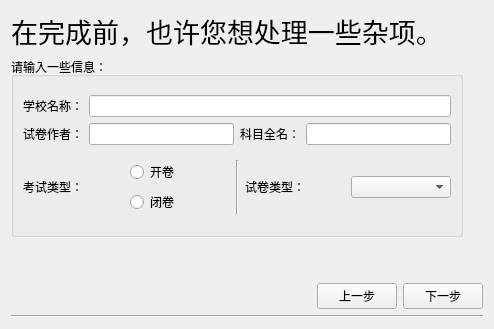
     <widget class="QWidget" name="other">
      <layout class="QHBoxLayout" name="horizontalLayout_45">
       <item>
        <layout class="QVBoxLayout" name="verticalLayout_29">
         <item>
          <layout class="QVBoxLayout" name="verticalLayout_21">
           <item>
            <layout class="QVBoxLayout" name="verticalLayout_20">
             <item>
              <layout class="QHBoxLayout" name="horizontalLayout_42">
               <item>
                <widget class="QLabel" name="label_15">
                 <property name="font">
                  <font>
                   <family>宋体</family>
                   <pointsize>20</pointsize>
                  </font>
                 </property>
                 <property name="text">
                  <string>在完成前，也许您想处理一些杂项。</string>
                 </property>
                 <property name="textFormat">
                  <enum>Qt::RichText</enum>
                 </property>
                 <property name="alignment">
                  <set>Qt::AlignCenter</set>
                 </property>
                </widget>
               </item>
               <item>
                <spacer name="horizontalSpacer_10">
                 <property name="orientation">
                  <enum>Qt::Horizontal</enum>
                 </property>
                 <property name="sizeHint" stdset="0">
                  <size>
                   <width>40</width>
                   <height>20</height>
                  </size>
                 </property>
                </spacer>
               </item>
              </layout>
             </item>
             <item>
              <layout class="QHBoxLayout" name="horizontalLayout_43">
               <item>
                <widget class="QGroupBox" name="groupBox_5">
                 <property name="title">
                  <string>请输入一些信息：</string>
                 </property>
                 <layout class="QHBoxLayout" name="horizontalLayout_53">
                  <item>
                   <layout class="QVBoxLayout" name="verticalLayout_31">
                    <item>
                     <layout class="QVBoxLayout" name="verticalLayout_19">
                      <item>
                       <layout class="QHBoxLayout" name="horizontalLayout_39">
                        <item>
                         <widget class="QLabel" name="label_17">
                          <property name="text">
                           <string>学校名称：</string>
                          </property>
                         </widget>
                        </item>
                        <item>
                         <widget class="QLineEdit" name="lineEdit_school"/>
                        </item>
                       </layout>
                      </item>
                      <item>
                       <layout class="QHBoxLayout" name="horizontalLayout_40">
                        <item>
                         <widget class="QLabel" name="label_18">
                          <property name="text">
                           <string>试卷作者：</string>
                          </property>
                         </widget>
                        </item>
                        <item>
                         <widget class="QLineEdit" name="lineEdit_author"/>
                        </item>
                        <item>
                         <widget class="QLabel" name="label_23">
                          <property name="text">
                           <string>科目全名：</string>
                          </property>
                         </widget>
                        </item>
                        <item>
                         <widget class="QLineEdit" name="lineEdit_paper_name"/>
                        </item>
                       </layout>
                      </item>
                     </layout>
                    </item>
                    <item>
                     <layout class="QHBoxLayout" name="horizontalLayout_52">
                      <item>
                       <layout class="QHBoxLayout" name="horizontalLayout_51">
                        <item>
                         <widget class="QLabel" name="label_22">
                          <property name="text">
                           <string>考试类型：</string>
                          </property>
                         </widget>
                        </item>
                        <item>
                         <layout class="QVBoxLayout" name="verticalLayout_7">
                          <item>
                           <widget class="QRadioButton" name="radioButton_open">
                            <property name="text">
                             <string>开卷</string>
                            </property>
                           </widget>
                          </item>
                          <item>
                           <widget class="QRadioButton" name="radioButton_close">
                            <property name="text">
                             <string>闭卷</string>
                            </property>
                           </widget>
                          </item>
                         </layout>
                        </item>
                       </layout>
                      </item>
                      <item>
                       <widget class="Line" name="line_7">
                        <property name="orientation">
                         <enum>Qt::Vertical</enum>
                        </property>
                       </widget>
                      </item>
                      <item>
                       <layout class="QHBoxLayout" name="horizontalLayout_44">
                        <item>
                         <widget class="QLabel" name="label_19">
                          <property name="text">
                           <string>试卷类型：</string>
                          </property>
                         </widget>
                        </item>
                        <item>
                         <widget class="QComboBox" name="comboBox_type">
                          <property name="currentText">
                           <string/>
                          </property>
                         </widget>
                        </item>
                       </layout>
                      </item>
                     </layout>
                    </item>
                   </layout>
                  </item>
                 </layout>
                </widget>
               </item>
               <item>
                <spacer name="verticalSpacer_10">
                 <property name="orientation">
                  <enum>Qt::Vertical</enum>
                 </property>
                 <property name="sizeType">
                  <enum>QSizePolicy::Preferred</enum>
                 </property>
                 <property name="sizeHint" stdset="0">
                  <size>
                   <width>20</width>
                   <height>180</height>
                  </size>
                 </property>
                </spacer>
               </item>
              </layout>
             </item>
            </layout>
           </item>
           <item>
            <layout class="QHBoxLayout" name="horizontalLayout_37">
             <item>
              <widget class="QLabel" name="label_16">
               <property name="text">
                <string/>
               </property>
               <property name="pixmap">
                <pixmap resource="resource.qrc">:/UI/guide_bkg.png</pixmap>
               </property>
              </widget>
             </item>
             <item>
              <spacer name="horizontalSpacer_9">
               <property name="orientation">
                <enum>Qt::Horizontal</enum>
               </property>
               <property name="sizeHint" stdset="0">
                <size>
                 <width>40</width>
                 <height>20</height>
                </size>
               </property>
              </spacer>
             </item>
             <item>
              <layout class="QVBoxLayout" name="verticalLayout_18">
               <item>
                <spacer name="verticalSpacer_9">
                 <property name="orientation">
                  <enum>Qt::Vertical</enum>
                 </property>
                 <property name="sizeType">
                  <enum>QSizePolicy::Expanding</enum>
                 </property>
                 <property name="sizeHint" stdset="0">
                  <size>
                   <width>20</width>
                   <height>40</height>
                  </size>
                 </property>
                </spacer>
               </item>
               <item>
                <layout class="QHBoxLayout" name="horizontalLayout_38">
                 <item>
                  <widget class="QPushButton" name="other_prev">
                   <property name="text">
                    <string>上一步</string>
                   </property>
                  </widget>
                 </item>
                 <item>
                  <widget class="QPushButton" name="other_next">
                   <property name="text">
                    <string>下一步</string>
                   </property>
                  </widget>
                 </item>
                </layout>
               </item>
              </layout>
             </item>
            </layout>
           </item>
          </layout>
         </item>
         <item>
          <widget class="Line" name="line_5">
           <property name="orientation">
            <enum>Qt::Horizontal</enum>
           </property>
          </widget>
         </item>
        </layout>
       </item>
      </layout>
     </widget>
